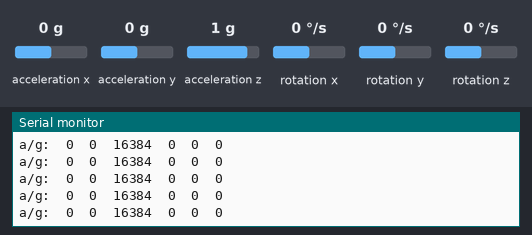
This sketch was run on a simulated Arduino Uno, built with avr-gcc and run on an emulated ATmega328P. Parts: the last lines printed to the serial monitor. The test bench sets the inputs (shaded band); at power-on: acceleration x 0 g, acceleration z 1 g, rotation x 0 °/s, acceleration y 0 g, rotation y 0 °/s, rotation z 0 °/s.

Above: at 1.2 s.
1.3 s: acceleration x set to -1.4 g
At 1.8 s:
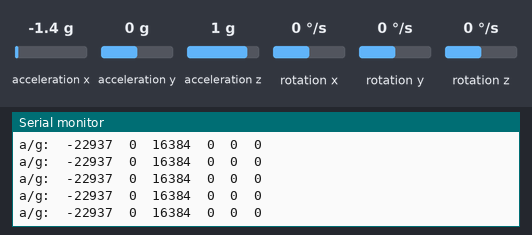
4.3 s: acceleration z set to 0 g
At 5.1 s:
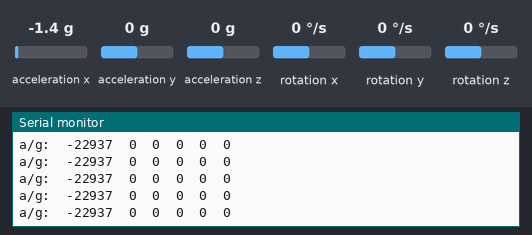
7.3 s: rotation x set to -192 °/s
At 8.2 s:
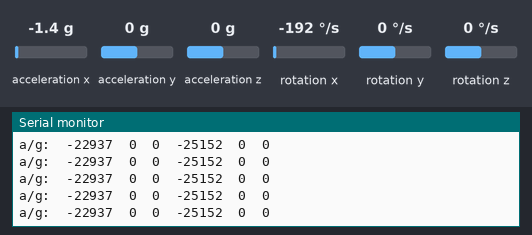
10.3 s: acceleration y set to 0.8 g
At 10.8 s:
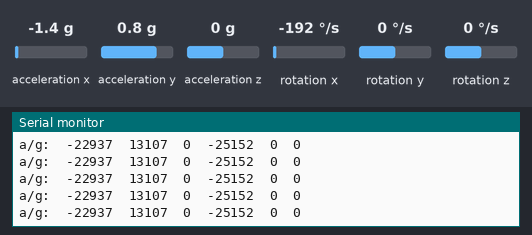
13.3 s: rotation y set to 100 °/s
At 14.1 s:
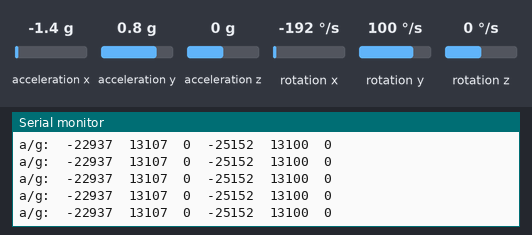
16.3 s: rotation z set to -192 °/s
At 17.3 s:
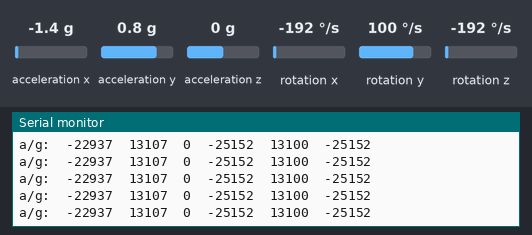

Measured:
- after the input at 1.3 s, the serial monitor: prints a new line at once (image 1)
- after the input at 4.3 s, the serial monitor: prints a new line at once (image 2)
- after the input at 7.3 s, the serial monitor: prints a new line at once (image 3)
- after the input at 10.3 s, the serial monitor: prints a new line at once (image 4)
- after the input at 13.3 s, the serial monitor: prints a new line at once (image 5)
- after the input at 16.3 s, the serial monitor: prints a new line at once (image 6)

The sketch:

test.ino
```cpp
#include "I2Cdev.h" //I2C kütüphanesi
#include "MPU6050.h" //Mpu6050 kütüphanesi
#include "Wire.h"

MPU6050 accelgyro; // sensör tanımlama
int16_t ax, ay, az; //ivme tanımlama
int16_t gx, gy, gz; //gyro tanımlama

void setup() {
Wire.begin();
Serial.begin(38400);
accelgyro.initialize();

Serial.println(accelgyro.testConnection() ? "MPU6050 bağlandı" : "MPU6050 bağlanılamadı");
}

void loop() {

accelgyro.getMotion6(&ax, &ay, &az, &gx, &gy, &gz);

//ekran çıktıları
Serial.print("a/g:\t");
Serial.print(ax); Serial.print("\t");
Serial.print(ay); Serial.print("\t");
Serial.print(az); Serial.print("\t");
Serial.print(gx); Serial.print("\t");
Serial.print(gy); Serial.print("\t");
Serial.println(gz);
}
```
